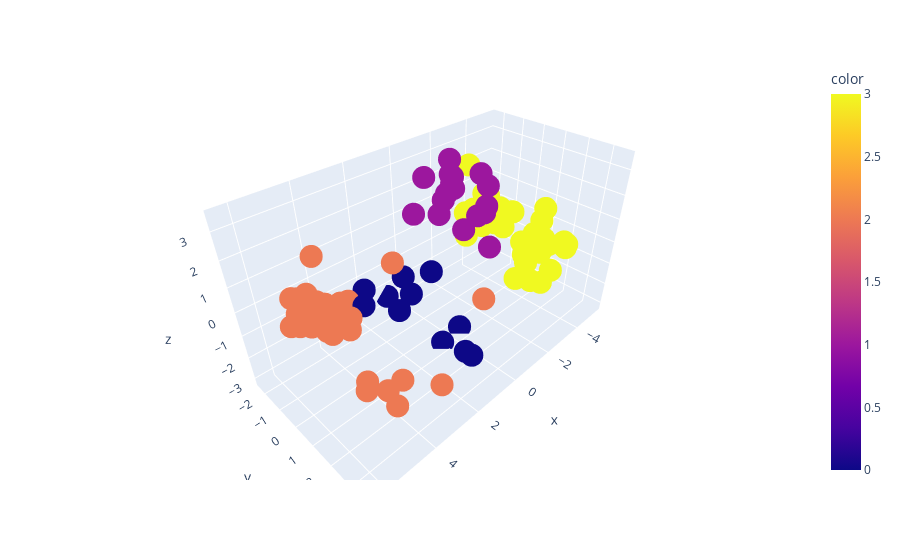

The cell this chart's notebook holds for it:
### Code cell
# import plotly
import plotly.express as px

# plot the above, with an interactive legend
fig = px.scatter_3d(df_pivot, x=X_transform[:, 0], y=X_transform[:, 1], z=X_transform[:, 2],
                    color = kmeans.labels_,
                    
                    hover_name='Senator'
)

# plot
fig.show()

### Figure 1 — Plotly figure (JSON) as saved in the notebook; plotly's stock layout.template omitted (floating-point values rounded to 4 significant figures)
{"data": [{"hovertemplate": "<b>%{hovertext}</b><br><br>x=%{x}<br>y=%{y}<br>z=%{z}<br>color=%{marker.color}<extra></extra>", "hovertext": ["  Adams (D-WA),", "  Armstrong (R-CO),", "  Baucus (D-MT),", "  Bentsen (D-TX),", "  Biden (D-DE),", "  Bingaman (D-NM),", "  Bond (R-MO),", "  Boren (D-OK),", "  Boschwitz (R-MN),", "  Bradley (D-NJ),", "  Breaux (D-LA),", "  Bryan (D-NV),", "  Bumpers (D-AR),", "  Burdick (D-ND),", "  Burns (R-MT),", "  Byrd (D-WV),", "  Chafee (R-RI),", "  Coats (R-IN),", "  Cochran (R-MS),", "  Cohen (R-ME),", "  Conrad (D-ND),", "  Cranston (D-CA),", "  D'Amato (R-NY),", "  Danforth (R-MO),", "  Daschle (D-SD),", "  DeConcini (D-AZ),", "  Dixon (D-IL),", "  Dodd (D-CT),", "  Dole (R-KS),", "  Domenici (R-NM),", "  Durenberger (R-MN),", "  Exon (D-NE),", "  Ford (D-KY),", "  Fowler (D-GA),", "  Garn (R-UT),", "  Glenn (D-OH),", "  Gore (D-TN),", "  Gorton (R-WA),", "  Graham (D-FL),", "  Gramm (R-TX),", "  Grassley (R-IA),", "  Harkin (D-IA),", "  Hatch (R-UT),", "  Hatfield (R-OR),", "  Heflin (D-AL),", "  Heinz (R-PA),", "  Helms (R-NC),", "  Hollings (D-SC),", "  Humphrey (R-NH),", "  Inouye (D-HI),", "  Jeffords (R-VT),", "  Johnston (D-LA),", "  Kassebaum (R-KS),", "  Kasten (R-WI),", "  Kennedy (D-MA),", "  Kerrey (D-NE),", "  Kerry (D-MA),", "  Kohl (D-WI),", "  Lautenberg (D-NJ),", "  Leahy (D-VT),", "  Levin (D-MI),", "  Lieberman (D-CT),", "  Lott (R-MS),", "  Lugar (R-IN),", "  Mack (R-FL),", "  Matsunaga (D-HI),", "  McCain (R-AZ),", "  McClure (R-ID),", "  McConnell (R-KY),", "  Metzenbaum (D-OH),", "  Mikulski (D-MD),", "  Mitchell (D-ME),", "  Moynihan (D-NY),", "  Murkowski (R-AK),", "  Nickles (R-OK),", "  Nunn (D-GA),", "  Packwood (R-OR),", "  Pell (D-RI),", "  Pressler (R-SD),", "  Pryor (D-AR),", "  Reid (D-NV),", "  Riegle (D-MI),", "  Robb (D-VA),", "  Rockefeller (D-WV),", "  Roth (R-DE),", "  Rudman (R-NH),", "  Sanford (D-NC),", "  Sarbanes (D-MD),", "  Sasser (D-TN),", "  Shelby (D-AL),", "  Simon (D-IL),", "  Simpson (R-WY),", "  Specter (R-PA),", "  Stevens (R-AK),", "  Symms (R-ID),", "  Thurmond (R-SC),", "  Wallop (R-WY),", "  Warner (R-VA),", "  Wilson (R-CA),", "  Wirth (D-CO),"], "legendgroup": "", "marker": {"color": [3, 2, 1, 1, 3, 3, 2, 1, 2, 3, 1, 1, 3, 3, 2, 3, 0, 2, 2, 0, 1, 3, 0, 2, 3, 1, 1, 3, 2, 2, 0, 1, 1, 1, 2, 3, 3, 2, 3, 2, 2, 3, 2, 0, 2, 0, 2, 1, 2, 3, 0, 1, 2, 2, 3, 3, 3, 3, 3, 3, 3, 3, 2, 2, 2, 3, 2, 2, 2, 3, 3, 3, 3, 2, 2, 1, 0, 3, 2, 3, 1, 3, 1, 3, 2, 0, 3, 3, 3, 1, 3, 2, 0, 0, 2, 2, 2, 2, 2, 3], "coloraxis": "coloraxis", "symbol": "circle"}, "mode": "markers", "name": "", "scene": "scene", "showlegend": false, "type": "scatter3d", "x": [-5.096, 5.659, -1.744, -1.888, -3.694, -3.697, 4.574, 0.03354, 3.926, -3.79, -1.065, -2.57, -4.182, -4.455, 5.324, -3.269, 0.7766, 4.714, 4.361, 0.2741, -2.123, -4.885, 0.834, 3.076, -4.357, -1.667, -0.8546, -4.166, 4.754, 3.688, 0.734, -0.1619, -1.346, -2.259, 5.727, -3.183, -2.342, 3.503, -2.061, 5.543, 5.038, -3.416, 4.397, -1.184, 1.847, 0.5199, 5.642, -0.5035, 4.849, -3.462, -0.4947, -1.659, 2.766, 4.658, -4.545, -3.925, -3.861, -4.165, -3.92, -5.332, -3.44, -3.519, 5.275, 3.887, 5.038, -2.387, 4.687, 5.721, 5.333, -5.266, -5.0, -3.908, -4.186, 4.624, 5.896, -1.624, 0.6057, -4.354, 3.385, -3.213, -2.016, -4.578, -1.972, -3.241, 4.411, 1.991, -3.437, -4.928, -4.308, 0.8244, -4.284, 3.897, 0.6303, 2.458, 6.322, 5.661, 5.934, 4.244, 3.271, -4.328], "y": [2.068, 2.882, 0.237, -2.011, 2.368, 1.421, -1.166, -1.382, -0.3929, 1.934, -0.7789, -0.1076, -1.25, 1.315, -0.4758, -1.717, -2.376, 2.53, -2.212, -1.879, 0.2825, 1.039, 2.079, -2.237, -1.039, 0.555, 0.2992, 0.7064, -1.586, -0.9994, -1.68, 0.2779, -0.9132, -1.679, -0.1416, -1.448, -0.9059, -0.9361, 1.887, 0.1666, 0.2949, 3.041, 2.856, -1.779, 3.615, -1.138, 1.089, -1.371, -0.1218, -2.004, 0.5444, -1.061, -2.184, 0.05244, -1.959, -1.162, 0.1965, -0.5135, -0.7511, 0.945, 1.853, 1.61, 2.36, -2.059, 3.357, -0.5967, -0.2335, -0.4412, 0.6354, 1.878, 1.324, -2.069, 0.846, -0.4615, 0.2919, -0.9618, 0.6888, -0.6141, 1.459, 1.806, -0.06492, -1.154, -1.854, -0.8416, -1.481, -2.185, 1.059, -1.296, 0.7957, 2.884, -0.1498, -2.213, 2.219, -1.618, 0.5555, -0.3389, 0.24, -0.8226, 3.337, 0.9321], "z": [-0.7715, -0.09057, 2.986, 0.428, -1.053, 0.2285, -0.1883, 1.439, -1.09, -1.918, 2.096, 1.27, 0.2868, 0.9967, 0.5549, 2.237, -2.505, -1.127, -0.3247, -1.516, 2.406, -1.379, -2.515, -1.467, 0.1917, 1.59, 1.118, -1.314, -0.7022, -1.177, -2.881, 3.481, 3.292, 1.784, 0.4942, 0.3032, -0.2729, -1.146, -0.8538, 0.4094, 0.7805, 0.5798, -0.6732, -1.943, 1.336, -1.844, 3.403, 2.72, 0.718, -0.1009, -3.131, 2.471, -1.521, 0.02925, -1.164, 0.8614, 0.6394, 0.07921, -0.2723, -0.9918, 1.086, -1.856, -0.4501, -2.247, -0.832, 1.028, -0.699, 1.242, 1.079, -0.6503, -0.918, -0.3221, -1.66, -0.6821, 1.744, 2.042, -3.14, -0.5934, 2.289, 0.4325, 1.086, -0.1436, 1.1, 1.297, -0.216, -1.413, -0.2053, -0.1486, -0.9903, 2.312, 0.3513, -1.175, -2.755, -1.596, 1.157, 0.1793, 1.193, -0.1711, -1.375, -0.6523]}], "layout": {"coloraxis": {"colorbar": {"title": {"text": "color"}}, "colorscale": [[0, "#0d0887"], [0.1111, "#46039f"], [0.2222, "#7201a8"], [0.3333, "#9c179e"], [0.4444, "#bd3786"], [0.5556, "#d8576b"], [0.6667, "#ed7953"], [0.7778, "#fb9f3a"], [0.8889, "#fdca26"], [1, "#f0f921"]]}, "legend": {"tracegroupgap": 0}, "margin": {"t": 60}, "scene": {"domain": {"x": [0, 1], "y": [0, 1]}, "xaxis": {"title": {"text": "x"}}, "yaxis": {"title": {"text": "y"}}, "zaxis": {"title": {"text": "z"}}}}}
